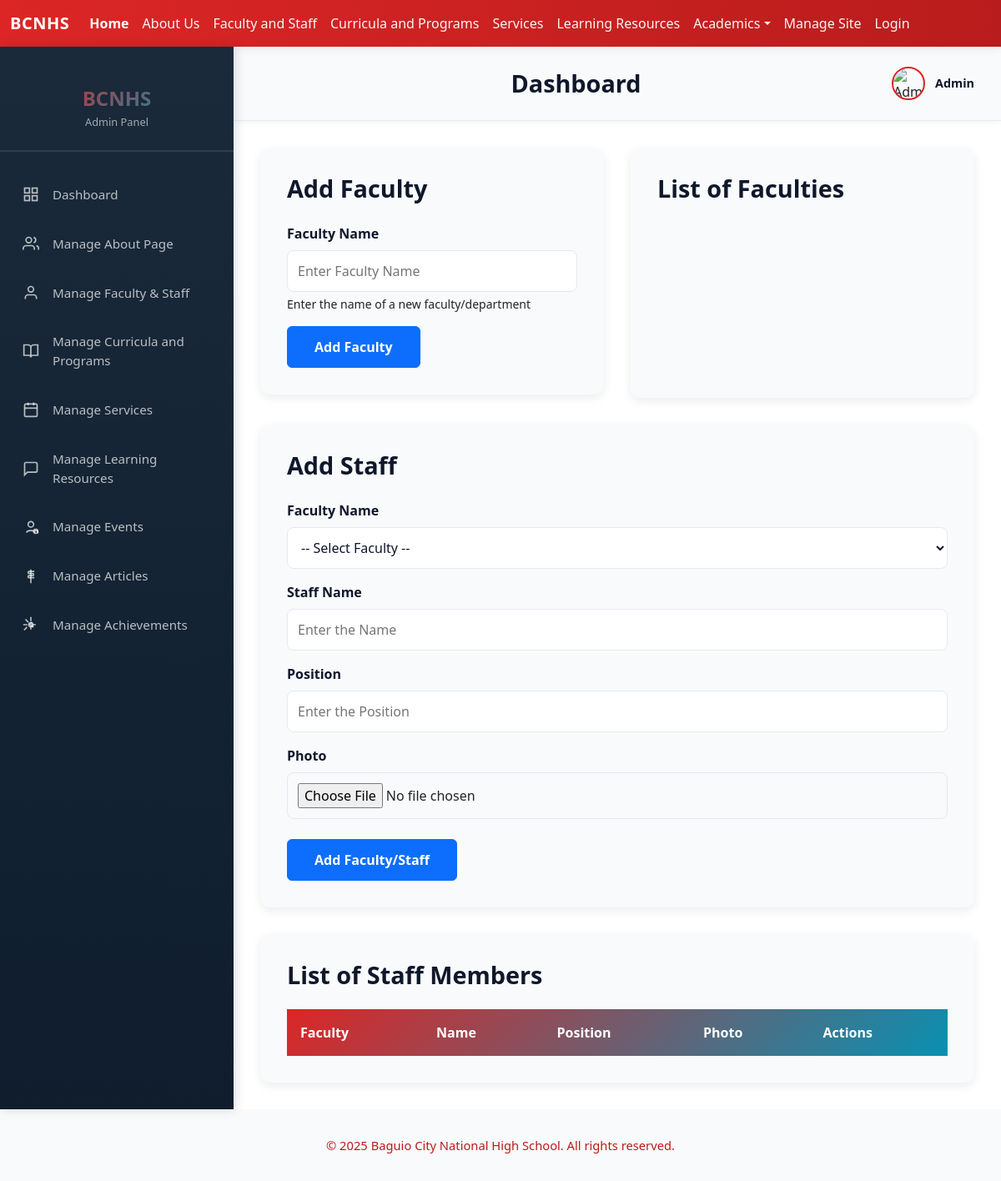
Page /admin/faculties_staff.php on the earlier database version.
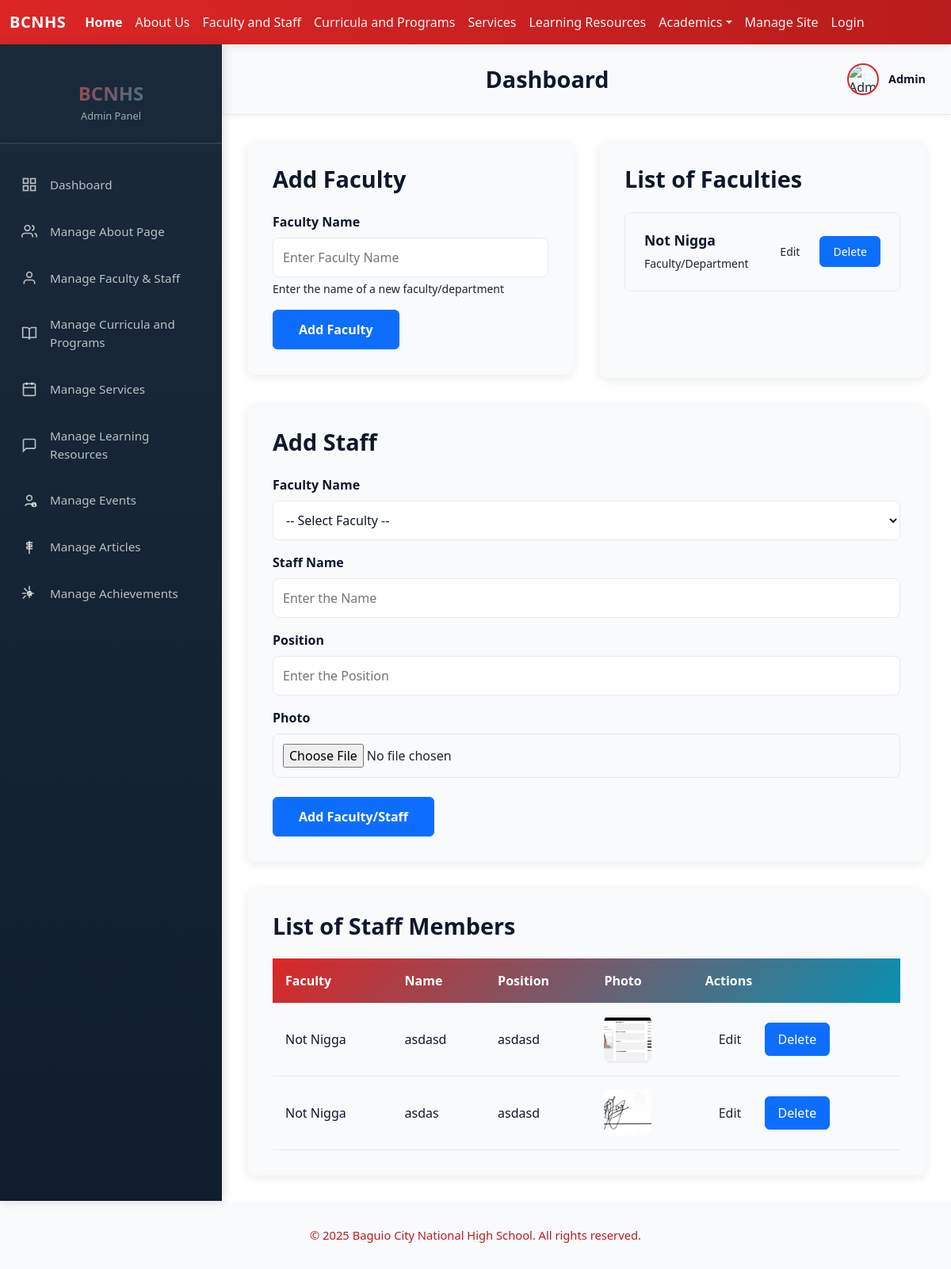
Same page on the later database version.
### tables this page shows
CREATE TABLE `faculty` (
  `id` int(11) NOT NULL,
  `name` text NOT NULL
);

### functions/functions.php (called while the page is built, shortened)
<?php
class Database {
    private $pdo;
    public function __construct() {
        $host = 'localhost';
        $user = 'root';
        $pass = '';
        $dbname = 'bcnhs';
        $charset = 'utf8mb4';
        try {
            $dsn = "mysql:host=$host;dbname=$dbname;charset=$charset";
            $options = [
                PDO::ATTR_ERRMODE            => PDO::ERRMODE_EXCEPTION,
                PDO::ATTR_DEFAULT_FETCH_MODE => PDO::FETCH_ASSOC,
                PDO::ATTR_EMULATE_PREPARES   => false,
            ];
            $this->pdo = new PDO($dsn, $user, $pass, $options);
        } catch (PDOException $e) {
            die("connection failed: " . $e->getMessage());
        }
    }
    public function getPDO() {
        return $this->pdo;
    }
}
class FacultyModule {
    private $pdo;
    public function __construct() {
        $db = new Database();
        $this->pdo = $db->getPDO();
    }
    public function fetchFaculty() {
        $fetch = $this->pdo->query("SELECT * FROM faculty");
        return $fetch->fetchAll();
    }
}
class FacultyStaffModule {
    private $pdo;
    public function __construct() {
        $db = new Database();
        $this->pdo = $db->getPDO();
    }
    public function fetchFacultyStaff() {
        $fetch = $this->pdo->query("SELECT fs.*, f.name as faculty_name FROM `faculty-staff` fs LEFT JOIN faculty f ON fs.faculty_id = f.id");
        return $fetch->fetchAll();
    }
}
?>

### admin/faculties_staff.php (the view, shortened to what the changed rows need)
<?php
include('../functions/functions.php');
$facultyModule = new FacultyStaffModule();
$fname = new FacultyModule();
$fetch = $fname->fetchFaculty();
$faculties = $facultyModule->fetchFacultyStaff();
?>
<!DOCTYPE html>
<html lang="en">
<head>
    <link href="../node_modules/bootstrap/dist/css/bootstrap.min.css" rel="stylesheet">
    <link href="../css/style.css" rel="stylesheet">
    <?php include('../includes/summernote.php'); ?>
</head>
<body>
    <div class="admin-body">
        <main class="admin-main">
            <div class="admin-topbar">
                <div class="topbar-left">
                    <h1 class="page-title">Dashboard</h1>
                </div>
            </div>
            <div class="admin-content">
                <div style="display: grid; grid-template-columns: 1fr 1fr; gap: 2rem; margin-bottom: 2rem; height: 300px;">
                    <div style="background: var(--color-surface); border-radius: 12px; padding: 2rem; box-shadow: 0 4px 12px rgba(12, 22, 43, 0.08); height: fit-content;">
                        <h2 style="font-size: 1.8rem; font-weight: 700; color: var(--color-text); margin-bottom: 1.5rem;">Add Faculty</h2>
                    </div>
                    <div style="background: var(--color-surface); border-radius: 12px; padding: 2rem; box-shadow: 0 4px 12px rgba(12, 22, 43, 0.08); display: flex; flex-direction: column; height: 300px; overflow: scroll;">
                        <h2 style="font-size: 1.8rem; font-weight: 700; color: var(--color-text); margin-bottom: 1.5rem;">List of Faculties</h2>
                        <div style="flex: 1; overflow-y: auto; min-height: 0;">
                            <div style="display: flex; flex-direction: column; gap: 1rem;">
                                <?php foreach ($fetch as $fetches) { ?>
                                    <div style="background: var(--color-background); border: 1px solid var(--color-border); border-radius: 8px; padding: 1.5rem; display: flex; justify-content: space-between; align-items: center;">
                                        <div>
                                            <h3 style="font-size: 1.1rem; font-weight: 600; color: var(--color-text); margin: 0; margin-bottom: 0.5rem;"><?php echo $fetches['name'] ?></h3>
                                            <p style="font-size: 0.875rem; color: var(--color-text-secondary); margin: 0;">Faculty/Department</p>
                                        </div>
                                        <div style="display: flex; gap: 0.5rem; flex-shrink: 0;">
                                            <a href="editFacul.php?id=<?php echo $fetches['id'] ?>" class="btn btn-tertiary" style="padding: 0.5rem 1rem; border-radius: 6px; text-decoration: none; font-size: 0.875rem;">Edit</a>
                                            <a href="deleteFacul.php?id=<?php echo $fetches['id'] ?>" class="btn btn-primary" onclick="return confirm('Are you sure you want to delete this faculty?');" style="padding: 0.5rem 1rem; border-radius: 6px; text-decoration: none; font-size: 0.875rem;">Delete</a>
                                        </div>
                                    </div>
                                <?php } ?>
                            </div>
                        </div>
                    </div>
                </div>
                <div style="background: var(--color-surface); border-radius: 12px; padding: 2rem; box-shadow: 0 4px 12px rgba(12, 22, 43, 0.08); margin-bottom: 2rem;">
                    <h2 style="font-size: 1.8rem; font-weight: 700; color: var(--color-text); margin-bottom: 1.5rem;">Add Staff</h2>
                </div>
                <div style="background: var(--color-surface); border-radius: 12px; padding: 2rem; box-shadow: 0 4px 12px rgba(12, 22, 43, 0.08);">
                    <h2 style="font-size: 1.8rem; font-weight: 700; color: var(--color-text); margin-bottom: 1.5rem;">List of Staff Members</h2>
                    <table style="width: 100%; border-collapse: collapse;">
                        <thead style="background: linear-gradient(135deg, var(--color-primary), var(--color-secondary)); color: white;">
                            <tr>
                                <th style="padding: 1rem; text-align: left; font-weight: 600; border: none;">Faculty</th>
                                <th style="padding: 1rem; text-align: left; font-weight: 600; border: none;">Name</th>
                                <th style="padding: 1rem; text-align: left; font-weight: 600; border: none;">Position</th>
                                <th style="padding: 1rem; text-align: left; font-weight: 600; border: none;">Photo</th>
                                <th style="padding: 1rem; text-align: left; font-weight: 600; border: none;">Actions</th>
                            </tr>
                        </thead>
                        <tbody>
                            <?php foreach ($faculties as $faculty) { ?>
                                <tr style="border-bottom: 1px solid var(--color-border); transition: background 0.3s ease;">
                                    <td style="padding: 1rem; color: var(--color-text);"><?php echo $faculty['faculty_name'] ?></td>
                                    <td style="padding: 1rem; color: var(--color-text);"><?php echo $faculty['name'] ?></td>
                                    <td style="padding: 1rem; color: var(--color-text);"><?php echo $faculty['position'] ?></td>
                                    <td style="padding: 1rem;"><img src="../uploads/faculty/<?php echo $faculty['imgPath'] ?>" alt="<?php echo $faculty['name'] ?>" style="width: 60px; height: 60px; border-radius: 8px; object-fit: cover;"></td>
                                    <td style="padding: 1rem;">
                                        <a href="editFaculty.php?id=<?php echo $faculty['id'] ?>" class="btn btn-tertiary" style="padding: 0.5rem 1rem; margin-right: 0.5rem; border-radius: 6px; text-decoration: none;">Edit</a>
                                        <a href="deleteFaculty.php?id=<?php echo $faculty['id'] ?>" class="btn btn-primary" onclick="return confirm('Are you sure you want to delete this faculty/staff member?');" style="padding: 0.5rem 1rem; border-radius: 6px; text-decoration: none;">Delete</a>
                                    </td>
                                </tr>
                            <?php } ?>
                        </tbody>
                    </table>
                </div>
            </div>
        </main>
    </div>
</body>
</html>

Differences in the rows shown:
added faculty: name "Not Nigga"
added faculty-staff: faculty.name "Not Nigga", name "asdasd", position "asdasd", imgPath (picture)
added faculty-staff: faculty.name "Not Nigga", name "asdas", position "asdasd", imgPath (picture)
